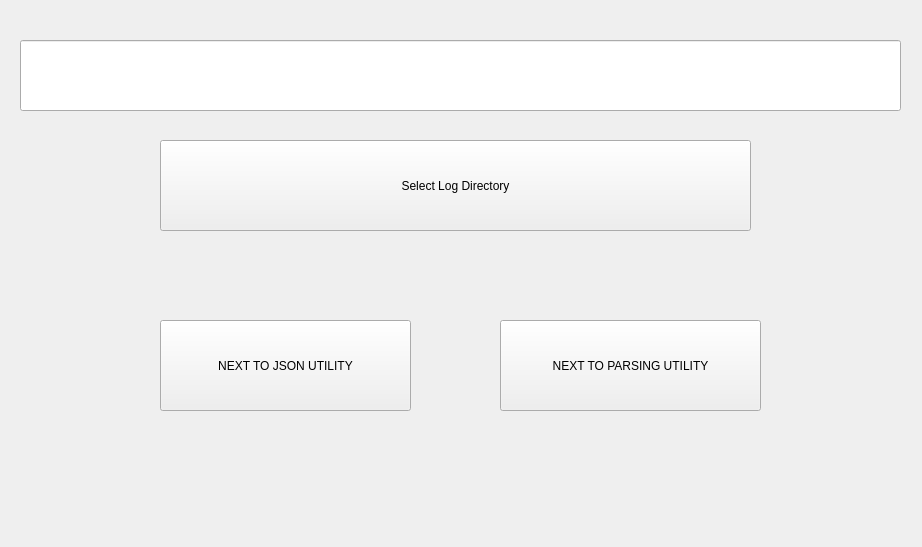
<?xml version="1.0" encoding="UTF-8"?>
<ui version="4.0">
 <class>SourcePage</class>
 <widget class="QWidget" name="SourcePage">
  <property name="geometry">
   <rect>
    <x>0</x>
    <y>0</y>
    <width>922</width>
    <height>547</height>
   </rect>
  </property>
  <property name="windowTitle">
   <string>Form</string>
  </property>
  <widget class="QPushButton" name="SelectLogDirPushButton">
   <property name="geometry">
    <rect>
     <x>160</x>
     <y>140</y>
     <width>591</width>
     <height>91</height>
    </rect>
   </property>
   <property name="text">
    <string>Select Log Directory</string>
   </property>
  </widget>
  <widget class="QLineEdit" name="logDirPathLineEdit">
   <property name="geometry">
    <rect>
     <x>20</x>
     <y>40</y>
     <width>881</width>
     <height>71</height>
    </rect>
   </property>
  </widget>
  <widget class="QPushButton" name="jsonUtilButton">
   <property name="geometry">
    <rect>
     <x>160</x>
     <y>320</y>
     <width>251</width>
     <height>91</height>
    </rect>
   </property>
   <property name="text">
    <string>NEXT TO JSON UTILITY</string>
   </property>
  </widget>
  <widget class="QPushButton" name="parseUtilButton">
   <property name="geometry">
    <rect>
     <x>500</x>
     <y>320</y>
     <width>261</width>
     <height>91</height>
    </rect>
   </property>
   <property name="text">
    <string>NEXT TO PARSING UTILITY</string>
   </property>
  </widget>
 </widget>
 <resources/>
 <connections/>
</ui>
